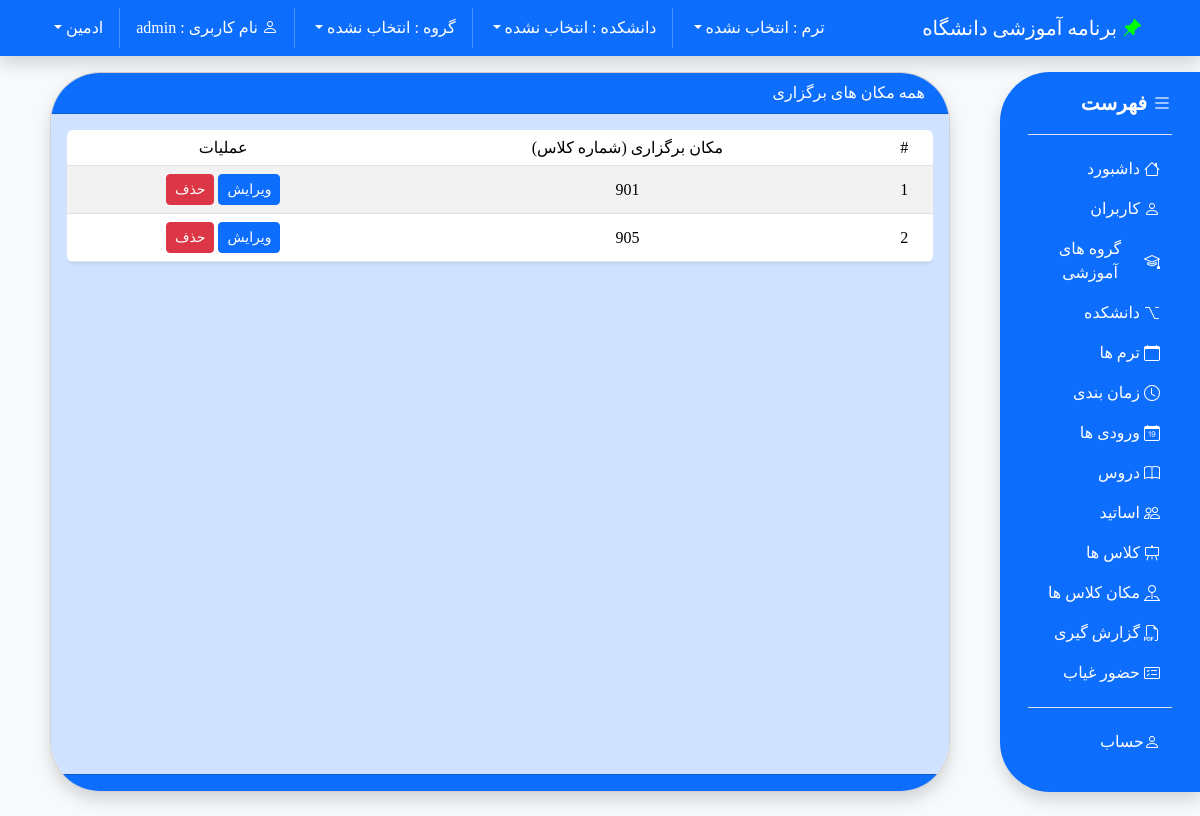
Screenshot of /locations/ (signed in) with the database file from the repository.
### main/models.py (models this page shows)
class CUser(AbstractUser):
    access_level = models.IntegerField(default=0)
    cgroup = models.ForeignKey('main.Group', on_delete=models.SET_NULL, null=True, blank=True)
    college = models.ForeignKey('main.College', on_delete=models.SET_NULL, null=True, blank=True)

class Location(models.Model):
    title = models.CharField(max_length=100)

### main/views.py (the view)
# urls.py: path('locations/', LocationListView.as_view(), name="locations"),
class LocationListView(GetLinkInfoMixin, ListView):
    model = models.Location
    context_object_name = "locations"
    template_name = "locations/index.html"

### main/templates/locations/index.html (shortened to what this page needs)
{% load static %}
<html lang="fa" class="min-vh-100" dir="rtl">
<head>
    <link rel="stylesheet" href="{% get_static_prefix %}css/style.css">
    <link rel="stylesheet"
        href="https://cdn.jsdelivr.net/npm/bootstrap@5.3.3/dist/css/bootstrap.min.css">
    <link rel="stylesheet"
        href="https://cdn.jsdelivr.net/npm/bootstrap-icons@1.11.3/font/bootstrap-icons.min.css">
    <link
        href="https://cdn.jsdelivr.net/npm/select2@4.1.0-rc.0/dist/css/select2.min.css"
        rel="stylesheet" />
</head>
<body class="bg-light">
    <div id="app">
        {% include "inc/nav.html" %}
        <main class="py-4 min-vh-100  row row-cols-2 m-0 "
            style="padding-top: 4.5rem !important">
            <div class="col-2 bg-primary shadow d-none d-md-block"
                style="border-radius: 50px 0 0 50px">
                {% include "inc/menu.html" %}
            </div>
            <div class="card col-11 col-md-9 mx-auto shadow px-0"
                style="border-radius: 50px; overflow: hidden;">
                <div class="card-header px-4 text-bg-primary">
                    همه مکان های برگزاری </div>
                <div class="card-body bg-primary-subtle">
                    <div class="table-responsive">
                        <table
                            class="table table-striped table-hover rounded overflow-hidden shadow-sm">
                            <thead>
                                <tr>
                                    <th class="fw-normal text-center align-middle"
                                        scope="col">#</th>
                                    <th class="fw-normal text-center align-middle"
                                        scope="col">مکان برگزاری (شماره کلاس)
                                    </th>
                                    <th class="fw-normal text-center align-middle"
                                        scope="col">عملیات</th>
                                </tr>
                            </thead>
                            <tbody>
                                {% for location in locations %}
                                <tr>
                                    <th class="fw-normal text-center align-middle"
                                        scope="row">{{ forloop.counter }}</th>
                                    <td
                                        class="fw-normal text-center align-middle">
                                        {{ location.title }}</td>
                                    <td
                                        class="fw-normal text-center text-nowrap align-middle">
                                        <a href="{% url "main:update_location" pk=location.id %}"
                                            class="btn btn-sm btn-primary">
                                            ویرایش
                                        </a>
                                        <button class="btn btn-sm btn-danger"
                                            data-bs-toggle="modal"
                                            data-bs-target="#Modal"
                                            data-bs-action="{% url "main:delete_location" pk=location.id %}"
                                            data-bs-name="{{ location.title }}">
                                            حذف
                                        </button>
                                    </td>
                                </tr>
                                {% endfor %}
                            </tbody>
                        </table>
                    </div>
                </div>
                <div class="card-footer text-bg-primary" dir="ltr">
                </div>
            </div>
        </main>
    </div>
</body>
</html>

### main/templates/inc/nav.html (shortened to what this page needs)
<nav class="navbar navbar-expand-md bg-primary shadow fixed-top">
    <div class="container">
        <div class="navbar-brand text-white pe-none">
            <i class="bi bi-pin-angle-fill" style="color: lime"></i>
            برنامه آموزشی دانشگاه
        </div>
        <div class="collapse navbar-collapse"
            id="navbarSupportedContent">
            <ul class="navbar-nav my-2 my-md-0 me-auto p-0 text-center">
                <li class="d-none d-md-block nav-item dropdown">
                    <a id="navbarDropdown2"
                        class="nav-link text-white dropdown-toggle"
                        href="#" role="button" data-bs-toggle="dropdown"
                        aria-haspopup="true" aria-expanded="false"
                        v-pre>
                        {% if active_info.term %}
                        ترم :‌ {{ active_info.term.title }}
                        {% else %}
                        ترم :‌ انتخاب نشده
                        {% endif %}
                    </a>
                </li>
                {% if user.access_level <= 1 %}
                <li class="d-none d-md-block nav-item dropdown">
                    <a id="navbarDropdown3"
                        class="nav-link text-white dropdown-toggle"
                        href="#" role="button" data-bs-toggle="dropdown"
                        aria-haspopup="true" aria-expanded="false"
                        v-pre>
                        {% if active_info.college %}
                        دانشکده :‌ {{ active_info.college.title }}
                        {% else %}
                        دانشکده :‌ انتخاب نشده
                        {% endif %}
                    </a>
                </li>
                {% endif %}
                {% if user.access_level <= 1 %}
                <li class="d-none d-md-block nav-item dropdown">
                    <a id="navbarDropdown3"
                        class="nav-link text-white dropdown-toggle"
                        href="#" role="button" data-bs-toggle="dropdown"
                        aria-haspopup="true" aria-expanded="false"
                        v-pre>
                        {% if active_info.group %}
                        گروه :‌ {{ active_info.group.title }}
                        {% else %}
                        گروه :‌ انتخاب نشده
                        {% endif %}
                    </a>
                </li>
                {% endif %}
                <li class="nav-item dropdown text-white nav-link">
                    <i class="bi bi-person"></i>
                    نام کاربری : {{ request.user.username }}
                </li>
                <li class="d-none d-md-block nav-item dropdown">
                    <a id="navbarDropdown"
                        class="nav-link text-white dropdown-toggle"
                        role="button" data-bs-toggle="dropdown"
                        aria-haspopup="true" aria-expanded="false"
                        v-pre>
                        {{ request.user.get_full_name }}
                    </a>
                </li>
            </ul>
        </div>
    </div>
</nav>

### main/static/css/style.css (style rules this page uses)
body { font-family: 'Shabnam' , 'Vazir'; overflow-y: scroll; }

### main/templates/locations/index.html (style rules this page uses)
body { font-family: 'Shabnam' !important; }

### rows the page displays
CUser: user.username "admin", user.get_full_name "ادمین"
Location: title "901"
Location: title "905"
